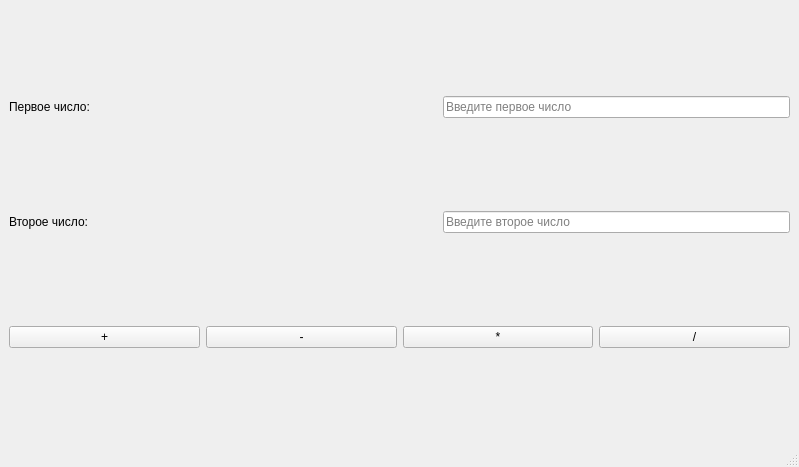
<?xml version="1.0" encoding="UTF-8"?>
<ui version="4.0">
 <class>MainWindow</class>
 <widget class="QMainWindow" name="MainWindow">
  <property name="geometry">
   <rect>
    <x>0</x>
    <y>0</y>
    <width>799</width>
    <height>467</height>
   </rect>
  </property>
  <property name="windowTitle">
   <string>MainWindow</string>
  </property>
  <widget class="QWidget" name="centralwidget">
   <layout class="QHBoxLayout" name="horizontalLayout_4">
    <item>
     <layout class="QVBoxLayout" name="verticalLayout">
      <item>
       <layout class="QHBoxLayout" name="horizontalLayout">
        <item>
         <widget class="QLabel" name="label">
          <property name="text">
           <string>Первое число:</string>
          </property>
         </widget>
        </item>
        <item>
         <spacer name="horizontalSpacer">
          <property name="orientation">
           <enum>Qt::Orientation::Horizontal</enum>
          </property>
          <property name="sizeHint" stdset="0">
           <size>
            <width>160</width>
            <height>20</height>
           </size>
          </property>
         </spacer>
        </item>
        <item>
         <widget class="QLineEdit" name="lineEdit">
          <property name="placeholderText">
           <string>Введите первое число</string>
          </property>
         </widget>
        </item>
       </layout>
      </item>
      <item>
       <layout class="QHBoxLayout" name="horizontalLayout_2">
        <item>
         <widget class="QLabel" name="label_2">
          <property name="text">
           <string>Второе число:</string>
          </property>
         </widget>
        </item>
        <item>
         <spacer name="horizontalSpacer_2">
          <property name="orientation">
           <enum>Qt::Orientation::Horizontal</enum>
          </property>
          <property name="sizeHint" stdset="0">
           <size>
            <width>160</width>
            <height>20</height>
           </size>
          </property>
         </spacer>
        </item>
        <item>
         <widget class="QLineEdit" name="lineEdit_2">
          <property name="placeholderText">
           <string>Введите второе число</string>
          </property>
         </widget>
        </item>
       </layout>
      </item>
      <item>
       <layout class="QHBoxLayout" name="horizontalLayout_3">
        <item>
         <widget class="QPushButton" name="pushButton">
          <property name="text">
           <string>+</string>
          </property>
         </widget>
        </item>
        <item>
         <widget class="QPushButton" name="pushButton_2">
          <property name="text">
           <string>-</string>
          </property>
         </widget>
        </item>
        <item>
         <widget class="QPushButton" name="pushButton_3">
          <property name="text">
           <string>*</string>
          </property>
         </widget>
        </item>
        <item>
         <widget class="QPushButton" name="pushButton_4">
          <property name="text">
           <string>/</string>
          </property>
         </widget>
        </item>
       </layout>
      </item>
     </layout>
    </item>
   </layout>
  </widget>
  <widget class="QMenuBar" name="menubar">
   <property name="geometry">
    <rect>
     <x>0</x>
     <y>0</y>
     <width>799</width>
     <height>22</height>
    </rect>
   </property>
  </widget>
  <widget class="QStatusBar" name="statusbar"/>
 </widget>
 <resources/>
 <connections/>
</ui>
